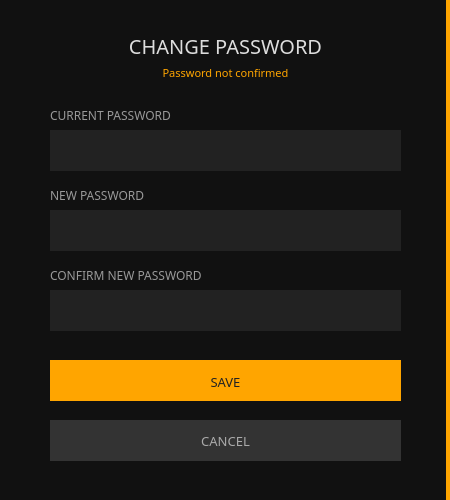
<?xml version="1.0" encoding="UTF-8"?>
<ui version="4.0">
 <class>ChangePasswordDialog</class>
 <widget class="QDialog" name="ChangePasswordDialog">
  <property name="geometry">
   <rect>
    <x>0</x>
    <y>0</y>
    <width>450</width>
    <height>500</height>
   </rect>
  </property>
  <property name="sizePolicy">
   <sizepolicy hsizetype="Fixed" vsizetype="Fixed">
    <horstretch>0</horstretch>
    <verstretch>0</verstretch>
   </sizepolicy>
  </property>
  <property name="minimumSize">
   <size>
    <width>338</width>
    <height>0</height>
   </size>
  </property>
  <property name="maximumSize">
   <size>
    <width>450</width>
    <height>550</height>
   </size>
  </property>
  <property name="windowTitle">
   <string>Change password</string>
  </property>
  <property name="styleSheet">
   <string notr="true">background-color: #1b1b1b; color: #9b8b27; border: 0px;</string>
  </property>
  <layout class="QGridLayout" name="gridLayout">
   <property name="leftMargin">
    <number>0</number>
   </property>
   <property name="topMargin">
    <number>0</number>
   </property>
   <property name="rightMargin">
    <number>0</number>
   </property>
   <property name="bottomMargin">
    <number>0</number>
   </property>
   <item row="0" column="0" colspan="2">
    <widget class="QGroupBox" name="groupBox">
     <property name="styleSheet">
      <string notr="true">background-color: #111; border-right: 4px solid orange;</string>
     </property>
     <property name="title">
      <string/>
     </property>
     <widget class="QLabel" name="label_3">
      <property name="geometry">
       <rect>
        <x>50</x>
        <y>100</y>
        <width>131</width>
        <height>31</height>
       </rect>
      </property>
      <property name="font">
       <font>
        <family>Poppins</family>
        <pointsize>9</pointsize>
       </font>
      </property>
      <property name="styleSheet">
       <string notr="true">color: #999;
border-right: 0px;</string>
      </property>
      <property name="text">
       <string>CURRENT PASSWORD</string>
      </property>
     </widget>
     <widget class="QLineEdit" name="m_oldPasswordEdit">
      <property name="geometry">
       <rect>
        <x>50</x>
        <y>130</y>
        <width>351</width>
        <height>41</height>
       </rect>
      </property>
      <property name="minimumSize">
       <size>
        <width>0</width>
        <height>25</height>
       </size>
      </property>
      <property name="font">
       <font>
        <family>Poppins</family>
        <pointsize>9</pointsize>
       </font>
      </property>
      <property name="styleSheet">
       <string notr="true">background-color: #222;
border-right: 0px;
color: #e5e5e5;
padding: 5px;</string>
      </property>
      <property name="echoMode">
       <enum>QLineEdit::Password</enum>
      </property>
     </widget>
     <widget class="QLabel" name="label">
      <property name="geometry">
       <rect>
        <x>50</x>
        <y>180</y>
        <width>111</width>
        <height>31</height>
       </rect>
      </property>
      <property name="sizePolicy">
       <sizepolicy hsizetype="Maximum" vsizetype="Preferred">
        <horstretch>0</horstretch>
        <verstretch>0</verstretch>
       </sizepolicy>
      </property>
      <property name="font">
       <font>
        <family>Poppins</family>
        <pointsize>9</pointsize>
       </font>
      </property>
      <property name="styleSheet">
       <string notr="true">color: #999;
border-right: 0px;</string>
      </property>
      <property name="text">
       <string>NEW PASSWORD</string>
      </property>
     </widget>
     <widget class="QLineEdit" name="m_newPasswordEdit">
      <property name="geometry">
       <rect>
        <x>50</x>
        <y>210</y>
        <width>351</width>
        <height>41</height>
       </rect>
      </property>
      <property name="sizePolicy">
       <sizepolicy hsizetype="Expanding" vsizetype="Fixed">
        <horstretch>0</horstretch>
        <verstretch>0</verstretch>
       </sizepolicy>
      </property>
      <property name="minimumSize">
       <size>
        <width>0</width>
        <height>25</height>
       </size>
      </property>
      <property name="font">
       <font>
        <family>Poppins</family>
        <pointsize>9</pointsize>
       </font>
      </property>
      <property name="styleSheet">
       <string notr="true">background-color: #222;
border-right: 0px;
color: #e5e5e5;
padding: 5px;</string>
      </property>
      <property name="echoMode">
       <enum>QLineEdit::Password</enum>
      </property>
     </widget>
     <widget class="QLabel" name="label_2">
      <property name="geometry">
       <rect>
        <x>50</x>
        <y>260</y>
        <width>151</width>
        <height>31</height>
       </rect>
      </property>
      <property name="sizePolicy">
       <sizepolicy hsizetype="Maximum" vsizetype="Preferred">
        <horstretch>0</horstretch>
        <verstretch>0</verstretch>
       </sizepolicy>
      </property>
      <property name="font">
       <font>
        <family>Poppins</family>
        <pointsize>9</pointsize>
       </font>
      </property>
      <property name="styleSheet">
       <string notr="true">color: #999;
border-right: 0px;</string>
      </property>
      <property name="text">
       <string>CONFIRM NEW PASSWORD</string>
      </property>
     </widget>
     <widget class="QLineEdit" name="m_newPasswordConfirmationEdit">
      <property name="geometry">
       <rect>
        <x>50</x>
        <y>290</y>
        <width>351</width>
        <height>41</height>
       </rect>
      </property>
      <property name="minimumSize">
       <size>
        <width>0</width>
        <height>25</height>
       </size>
      </property>
      <property name="font">
       <font>
        <family>Poppins</family>
        <pointsize>9</pointsize>
       </font>
      </property>
      <property name="styleSheet">
       <string notr="true">background-color: #222;
border-right: 0px;
color: #e5e5e5;
padding: 5px;</string>
      </property>
      <property name="echoMode">
       <enum>QLineEdit::Password</enum>
      </property>
     </widget>
     <widget class="QLabel" name="m_errorLabel">
      <property name="geometry">
       <rect>
        <x>50</x>
        <y>60</y>
        <width>351</width>
        <height>25</height>
       </rect>
      </property>
      <property name="font">
       <font>
        <family>Poppins</family>
        <pointsize>-1</pointsize>
        <weight>50</weight>
        <italic>false</italic>
        <bold>false</bold>
       </font>
      </property>
      <property name="styleSheet">
       <string notr="true">color: orange; font: 11px; font-family: Poppins; border-right: 0px;</string>
      </property>
      <property name="text">
       <string>Password not confirmed</string>
      </property>
      <property name="alignment">
       <set>Qt::AlignCenter</set>
      </property>
     </widget>
     <widget class="QPushButton" name="m_okButton">
      <property name="enabled">
       <bool>false</bool>
      </property>
      <property name="geometry">
       <rect>
        <x>50</x>
        <y>360</y>
        <width>351</width>
        <height>41</height>
       </rect>
      </property>
      <property name="minimumSize">
       <size>
        <width>0</width>
        <height>25</height>
       </size>
      </property>
      <property name="font">
       <font>
        <family>Poppins</family>
        <pointsize>10</pointsize>
       </font>
      </property>
      <property name="styleSheet">
       <string notr="true">color: #222; background-color: orange; border-top: 3px solid orange;
border-right: 0px;ont-size: 13px;
font-family: Poppins;</string>
      </property>
      <property name="text">
       <string>SAVE</string>
      </property>
      <property name="default">
       <bool>true</bool>
      </property>
     </widget>
     <widget class="QPushButton" name="m_cancelButton">
      <property name="geometry">
       <rect>
        <x>50</x>
        <y>420</y>
        <width>351</width>
        <height>41</height>
       </rect>
      </property>
      <property name="minimumSize">
       <size>
        <width>0</width>
        <height>25</height>
       </size>
      </property>
      <property name="font">
       <font>
        <family>Poppins</family>
        <pointsize>10</pointsize>
       </font>
      </property>
      <property name="styleSheet">
       <string notr="true">color: #aaa; background-color: #333; 
border-right: 0px;</string>
      </property>
      <property name="text">
       <string>CANCEL</string>
      </property>
     </widget>
     <widget class="QLabel" name="label_4">
      <property name="geometry">
       <rect>
        <x>50</x>
        <y>30</y>
        <width>351</width>
        <height>31</height>
       </rect>
      </property>
      <property name="font">
       <font>
        <family>Poppins</family>
        <pointsize>15</pointsize>
       </font>
      </property>
      <property name="styleSheet">
       <string notr="true">color: #ddd;
border-right: 0px;</string>
      </property>
      <property name="text">
       <string>CHANGE PASSWORD</string>
      </property>
      <property name="alignment">
       <set>Qt::AlignCenter</set>
      </property>
     </widget>
    </widget>
   </item>
  </layout>
 </widget>
 <resources/>
 <connections>
  <connection>
   <sender>m_newPasswordEdit</sender>
   <signal>textChanged(QString)</signal>
   <receiver>ChangePasswordDialog</receiver>
   <slot>checkPassword(QString)</slot>
   <hints>
    <hint type="sourcelabel">
     <x>223</x>
     <y>64</y>
    </hint>
    <hint type="destinationlabel">
     <x>168</x>
     <y>82</y>
    </hint>
   </hints>
  </connection>
  <connection>
   <sender>m_newPasswordConfirmationEdit</sender>
   <signal>textChanged(QString)</signal>
   <receiver>ChangePasswordDialog</receiver>
   <slot>checkPassword(QString)</slot>
   <hints>
    <hint type="sourcelabel">
     <x>223</x>
     <y>103</y>
    </hint>
    <hint type="destinationlabel">
     <x>168</x>
     <y>82</y>
    </hint>
   </hints>
  </connection>
  <connection>
   <sender>m_okButton</sender>
   <signal>clicked()</signal>
   <receiver>ChangePasswordDialog</receiver>
   <slot>accept()</slot>
   <hints>
    <hint type="sourcelabel">
     <x>169</x>
     <y>141</y>
    </hint>
    <hint type="destinationlabel">
     <x>168</x>
     <y>82</y>
    </hint>
   </hints>
  </connection>
  <connection>
   <sender>m_cancelButton</sender>
   <signal>clicked()</signal>
   <receiver>ChangePasswordDialog</receiver>
   <slot>reject()</slot>
   <hints>
    <hint type="sourcelabel">
     <x>277</x>
     <y>141</y>
    </hint>
    <hint type="destinationlabel">
     <x>168</x>
     <y>82</y>
    </hint>
   </hints>
  </connection>
 </connections>
 <slots>
  <slot>checkPassword(QString)</slot>
 </slots>
</ui>
